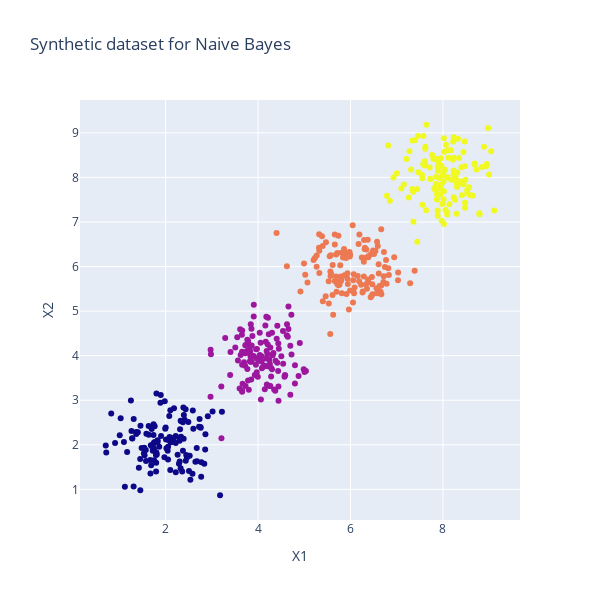

Write notebook code for a chart like this one.
### Markdown cell above
### Naive Bayes

### Code cell
X,y = synthetic_dataset_nb(n_samples=500, noise_scale=0.5, random_state=1505)
print("Correlation:", np.corrcoef(X[:,0], X[:,1])[0,1])
# Plotting the data
draw_plot(X,y,"Synthetic dataset for Naive Bayes")

### Figure 1 — Plotly figure (JSON) as saved in the notebook; plotly's stock layout.template omitted (floating-point values rounded to 4 significant figures; data arrays with more than 128 entries replaced by an {"elided": "..."} marker saying what was removed)
{"data": [{"marker": {"color": {"elided": "500 int values"}}, "mode": "markers", "type": "scatter", "x": {"elided": "500 float values"}, "y": {"elided": "500 float values"}}], "layout": {"height": 600, "showlegend": false, "title": {"text": "Synthetic dataset for Naive Bayes"}, "width": 600, "xaxis": {"title": {"text": "X1"}}, "yaxis": {"title": {"text": "X2"}}}}
